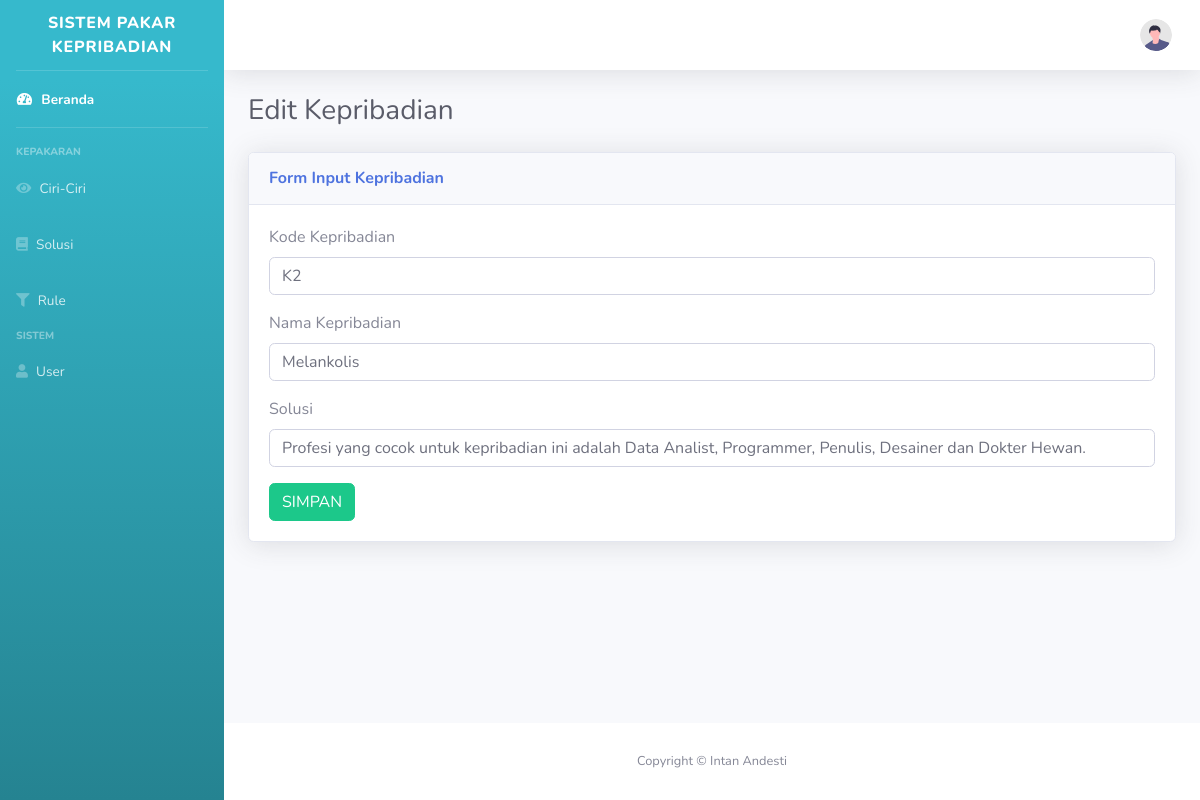
Screenshot of /admin/index.php?page=kepribadian-edit&&id_data=K2 with the database file from the repository.
### tables this page shows
CREATE TABLE `tbl_kepribadian` (
  `id_kepribadian` varchar(255) NOT NULL,
  `name` varchar(255) NOT NULL,
  `solusi` text NOT NULL
);

### admin/page/kepribadian-edit.php (the view, shortened to what this page needs)
<?php
include('../db/db_conn.php');
$result = mysqli_query($conn, "SELECT * FROM tbl_kepribadian WHERE id_kepribadian ='" . $_GET['id_data'] . "'");
$kepribadian = mysqli_fetch_array($result);
?>
<div class="d-sm-flex align-items-center justify-content-between mb-4">
  <h1 class="h3 mb-0 text-gray-800">Edit Kepribadian</h1>
</div>
<div class="card shadow mb-4">
  <div class="card-header py-3">
    <h6 class="m-0 font-weight-bold text-primary">Form Input Kepribadian</h6>
  </div>
  <div class="card-body">
    <form action="action/KepribadianEdit.php" method="post">
      <div class="form-group">
        <label for="" class="form-label">Kode Kepribadian</label>
        <input type="text" name="kode-kepribadian" value="<?= $kepribadian['id_kepribadian'] ?>" id="" class="form-control" placeholder="Masukkan kode kepribadian">
      </div>
      <div class="form-group">
        <label for="" class="form-label">Nama Kepribadian</label>
        <input type="text" name="nama-kepribadian" value="<?= $kepribadian['name'] ?>" id="" class="form-control" placeholder="Masukkan nama kepribadian">
      </div>
      <div class="form-group">
        <label for="" class="form-label">Solusi</label>
        <input type="text" name="solusi" value="<?= $kepribadian['solusi'] ?>" id="" class="form-control" placeholder="Masukkan solusi">
      </div>
      <button type="submit" class="btn btn-success">SIMPAN</button>
    </form>
  </div>
</div>

### rows the page displays
tbl_kepribadian: kode-kepribadian "K2", nama-kepribadian "Melankolis", solusi "Profesi yang cocok untuk kepribadian ini adalah Data Analist, Programmer, Penulis, Desainer dan Dokter Hewan."
